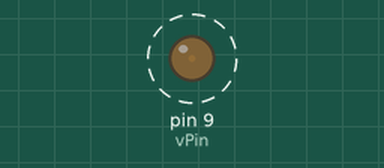
Recording of a sketch running on a simulated Arduino Uno, built with avr-gcc and run on an emulated ATmega328P. Shown: output pins drawn as LEDs (lit = HIGH). Dashed ring = blinking.

Above: at 0.05 s.
Timing chart, 0 to 3.0 s (numbered marks = the images above):
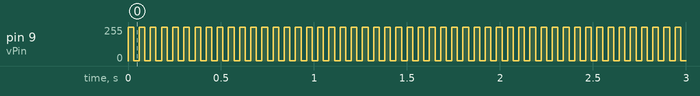

Measured:
- by itself, pin 9 (vPin): alternates 255/255 for 0.03 s and 1/255 for 0.03 s

The sketch:

vibr_FW.ino
```cpp
int vPin = 9;
int frValue = 0;  // stores the current feed value
int dirVar = 1; // stores the direction of the variation

void setup() {
}

void loop() {

  // test current value and change the direction if required
  if (frValue == 0 || frValue == 255) dirVar *= -1;

  analogWrite(vPin, frValue + dirVar);
  delay(30);
}
```
